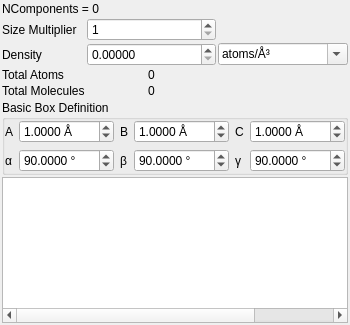
<?xml version="1.0" encoding="UTF-8"?>
<ui version="4.0">
 <class>DUQSystemDockWidget</class>
 <widget class="QDockWidget" name="DUQSystemDockWidget">
  <property name="geometry">
   <rect>
    <x>0</x>
    <y>0</y>
    <width>350</width>
    <height>325</height>
   </rect>
  </property>
  <property name="minimumSize">
   <size>
    <width>350</width>
    <height>325</height>
   </size>
  </property>
  <property name="windowTitle">
   <string>System Composition</string>
  </property>
  <widget class="QWidget" name="dockWidgetContents">
   <layout class="QVBoxLayout" name="verticalLayout">
    <property name="spacing">
     <number>2</number>
    </property>
    <property name="margin">
     <number>2</number>
    </property>
    <item>
     <widget class="QLabel" name="NComponentsLabel">
      <property name="text">
       <string>NComponents = 0</string>
      </property>
     </widget>
    </item>
    <item>
     <layout class="QGridLayout" name="gridLayout">
      <item row="3" column="1">
       <widget class="QLabel" name="TotalMoleculesLabel">
        <property name="text">
         <string>0</string>
        </property>
        <property name="alignment">
         <set>Qt::AlignCenter</set>
        </property>
       </widget>
      </item>
      <item row="2" column="0">
       <widget class="QLabel" name="label_2">
        <property name="text">
         <string>Total Atoms</string>
        </property>
       </widget>
      </item>
      <item row="3" column="0">
       <widget class="QLabel" name="label_3">
        <property name="text">
         <string>Total Molecules</string>
        </property>
       </widget>
      </item>
      <item row="2" column="1">
       <widget class="QLabel" name="TotalAtomsLabel">
        <property name="text">
         <string>0</string>
        </property>
        <property name="alignment">
         <set>Qt::AlignCenter</set>
        </property>
       </widget>
      </item>
      <item row="4" column="0" colspan="3">
       <widget class="QGroupBox" name="BoxGroup">
        <property name="title">
         <string>Basic Box Definition</string>
        </property>
        <layout class="QHBoxLayout" name="horizontalLayout_18">
         <property name="margin">
          <number>0</number>
         </property>
         <item>
          <layout class="QGridLayout" name="gridLayout_3">
           <item row="0" column="0">
            <widget class="QLabel" name="label_4">
             <property name="sizePolicy">
              <sizepolicy hsizetype="Minimum" vsizetype="Preferred">
               <horstretch>0</horstretch>
               <verstretch>0</verstretch>
              </sizepolicy>
             </property>
             <property name="text">
              <string>A</string>
             </property>
            </widget>
           </item>
           <item row="0" column="1">
            <widget class="QDoubleSpinBox" name="BoxRelativeASpin">
             <property name="sizePolicy">
              <sizepolicy hsizetype="Expanding" vsizetype="Fixed">
               <horstretch>0</horstretch>
               <verstretch>0</verstretch>
              </sizepolicy>
             </property>
             <property name="suffix">
              <string> Å</string>
             </property>
             <property name="decimals">
              <number>4</number>
             </property>
             <property name="minimum">
              <double>0.100000000000000</double>
             </property>
             <property name="maximum">
              <double>10000.000000000000000</double>
             </property>
             <property name="value">
              <double>1.000000000000000</double>
             </property>
            </widget>
           </item>
           <item row="0" column="2">
            <widget class="QLabel" name="label_5">
             <property name="sizePolicy">
              <sizepolicy hsizetype="Minimum" vsizetype="Preferred">
               <horstretch>0</horstretch>
               <verstretch>0</verstretch>
              </sizepolicy>
             </property>
             <property name="text">
              <string>B</string>
             </property>
            </widget>
           </item>
           <item row="0" column="3">
            <widget class="QDoubleSpinBox" name="BoxRelativeBSpin">
             <property name="sizePolicy">
              <sizepolicy hsizetype="Expanding" vsizetype="Fixed">
               <horstretch>0</horstretch>
               <verstretch>0</verstretch>
              </sizepolicy>
             </property>
             <property name="suffix">
              <string> Å</string>
             </property>
             <property name="decimals">
              <number>4</number>
             </property>
             <property name="minimum">
              <double>0.100000000000000</double>
             </property>
             <property name="maximum">
              <double>10000.000000000000000</double>
             </property>
             <property name="value">
              <double>1.000000000000000</double>
             </property>
            </widget>
           </item>
           <item row="0" column="4">
            <widget class="QLabel" name="label_6">
             <property name="sizePolicy">
              <sizepolicy hsizetype="Minimum" vsizetype="Preferred">
               <horstretch>0</horstretch>
               <verstretch>0</verstretch>
              </sizepolicy>
             </property>
             <property name="text">
              <string>C</string>
             </property>
            </widget>
           </item>
           <item row="0" column="5">
            <widget class="QDoubleSpinBox" name="BoxRelativeCSpin">
             <property name="sizePolicy">
              <sizepolicy hsizetype="Expanding" vsizetype="Fixed">
               <horstretch>0</horstretch>
               <verstretch>0</verstretch>
              </sizepolicy>
             </property>
             <property name="suffix">
              <string> Å</string>
             </property>
             <property name="decimals">
              <number>4</number>
             </property>
             <property name="minimum">
              <double>0.100000000000000</double>
             </property>
             <property name="maximum">
              <double>10000.000000000000000</double>
             </property>
             <property name="value">
              <double>1.000000000000000</double>
             </property>
            </widget>
           </item>
           <item row="1" column="1">
            <widget class="QDoubleSpinBox" name="BoxAlphaSpin">
             <property name="sizePolicy">
              <sizepolicy hsizetype="Expanding" vsizetype="Fixed">
               <horstretch>0</horstretch>
               <verstretch>0</verstretch>
              </sizepolicy>
             </property>
             <property name="suffix">
              <string> °</string>
             </property>
             <property name="decimals">
              <number>4</number>
             </property>
             <property name="minimum">
              <double>1.000000000000000</double>
             </property>
             <property name="maximum">
              <double>179.000000000000000</double>
             </property>
             <property name="value">
              <double>90.000000000000000</double>
             </property>
            </widget>
           </item>
           <item row="1" column="3">
            <widget class="QDoubleSpinBox" name="BoxBetaSpin">
             <property name="sizePolicy">
              <sizepolicy hsizetype="Expanding" vsizetype="Fixed">
               <horstretch>0</horstretch>
               <verstretch>0</verstretch>
              </sizepolicy>
             </property>
             <property name="suffix">
              <string> °</string>
             </property>
             <property name="decimals">
              <number>4</number>
             </property>
             <property name="minimum">
              <double>1.000000000000000</double>
             </property>
             <property name="maximum">
              <double>179.000000000000000</double>
             </property>
             <property name="value">
              <double>90.000000000000000</double>
             </property>
            </widget>
           </item>
           <item row="1" column="5">
            <widget class="QDoubleSpinBox" name="BoxGammaSpin">
             <property name="sizePolicy">
              <sizepolicy hsizetype="Expanding" vsizetype="Fixed">
               <horstretch>0</horstretch>
               <verstretch>0</verstretch>
              </sizepolicy>
             </property>
             <property name="suffix">
              <string> °</string>
             </property>
             <property name="decimals">
              <number>4</number>
             </property>
             <property name="minimum">
              <double>1.000000000000000</double>
             </property>
             <property name="maximum">
              <double>179.000000000000000</double>
             </property>
             <property name="value">
              <double>90.000000000000000</double>
             </property>
            </widget>
           </item>
           <item row="1" column="4">
            <widget class="QLabel" name="label_8">
             <property name="sizePolicy">
              <sizepolicy hsizetype="Minimum" vsizetype="Preferred">
               <horstretch>0</horstretch>
               <verstretch>0</verstretch>
              </sizepolicy>
             </property>
             <property name="text">
              <string>γ</string>
             </property>
            </widget>
           </item>
           <item row="1" column="2">
            <widget class="QLabel" name="label_7">
             <property name="sizePolicy">
              <sizepolicy hsizetype="Minimum" vsizetype="Preferred">
               <horstretch>0</horstretch>
               <verstretch>0</verstretch>
              </sizepolicy>
             </property>
             <property name="text">
              <string>β</string>
             </property>
            </widget>
           </item>
           <item row="1" column="0">
            <widget class="QLabel" name="label_9">
             <property name="sizePolicy">
              <sizepolicy hsizetype="Minimum" vsizetype="Preferred">
               <horstretch>0</horstretch>
               <verstretch>0</verstretch>
              </sizepolicy>
             </property>
             <property name="text">
              <string>α</string>
             </property>
            </widget>
           </item>
          </layout>
         </item>
        </layout>
       </widget>
      </item>
      <item row="1" column="1">
       <widget class="QDoubleSpinBox" name="DensitySpin">
        <property name="sizePolicy">
         <sizepolicy hsizetype="Expanding" vsizetype="Fixed">
          <horstretch>0</horstretch>
          <verstretch>0</verstretch>
         </sizepolicy>
        </property>
        <property name="decimals">
         <number>5</number>
        </property>
        <property name="singleStep">
         <double>0.100000000000000</double>
        </property>
       </widget>
      </item>
      <item row="0" column="1">
       <widget class="QSpinBox" name="MultiplierSpin">
        <property name="sizePolicy">
         <sizepolicy hsizetype="Preferred" vsizetype="Fixed">
          <horstretch>0</horstretch>
          <verstretch>0</verstretch>
         </sizepolicy>
        </property>
        <property name="minimum">
         <number>1</number>
        </property>
        <property name="maximum">
         <number>100000000</number>
        </property>
        <property name="singleStep">
         <number>50</number>
        </property>
       </widget>
      </item>
      <item row="1" column="0">
       <widget class="QLabel" name="label">
        <property name="sizePolicy">
         <sizepolicy hsizetype="Minimum" vsizetype="Preferred">
          <horstretch>0</horstretch>
          <verstretch>0</verstretch>
         </sizepolicy>
        </property>
        <property name="text">
         <string>Density</string>
        </property>
       </widget>
      </item>
      <item row="1" column="2">
       <widget class="QComboBox" name="DensityUnitsCombo">
        <property name="sizePolicy">
         <sizepolicy hsizetype="Expanding" vsizetype="Fixed">
          <horstretch>0</horstretch>
          <verstretch>0</verstretch>
         </sizepolicy>
        </property>
        <property name="editable">
         <bool>true</bool>
        </property>
        <item>
         <property name="text">
          <string>atoms/Å³</string>
         </property>
        </item>
        <item>
         <property name="text">
          <string>g/cm³</string>
         </property>
        </item>
       </widget>
      </item>
      <item row="0" column="0">
       <widget class="QLabel" name="MultiplierLabel">
        <property name="sizePolicy">
         <sizepolicy hsizetype="Minimum" vsizetype="Preferred">
          <horstretch>0</horstretch>
          <verstretch>0</verstretch>
         </sizepolicy>
        </property>
        <property name="text">
         <string>Size Multiplier</string>
        </property>
       </widget>
      </item>
     </layout>
    </item>
    <item>
     <widget class="QTableWidget" name="CompositionTable">
      <property name="sizePolicy">
       <sizepolicy hsizetype="Expanding" vsizetype="Expanding">
        <horstretch>3</horstretch>
        <verstretch>0</verstretch>
       </sizepolicy>
      </property>
      <property name="selectionMode">
       <enum>QAbstractItemView::SingleSelection</enum>
      </property>
      <property name="selectionBehavior">
       <enum>QAbstractItemView::SelectRows</enum>
      </property>
      <property name="columnCount">
       <number>4</number>
      </property>
      <attribute name="horizontalHeaderVisible">
       <bool>false</bool>
      </attribute>
      <attribute name="verticalHeaderVisible">
       <bool>false</bool>
      </attribute>
      <column>
       <property name="text">
        <string>Species</string>
       </property>
      </column>
      <column>
       <property name="text">
        <string>Relative Population</string>
       </property>
      </column>
      <column>
       <property name="text">
        <string>Fractional Population</string>
       </property>
      </column>
      <column>
       <property name="text">
        <string>Actual Population</string>
       </property>
      </column>
     </widget>
    </item>
   </layout>
  </widget>
 </widget>
 <resources/>
 <connections/>
</ui>
